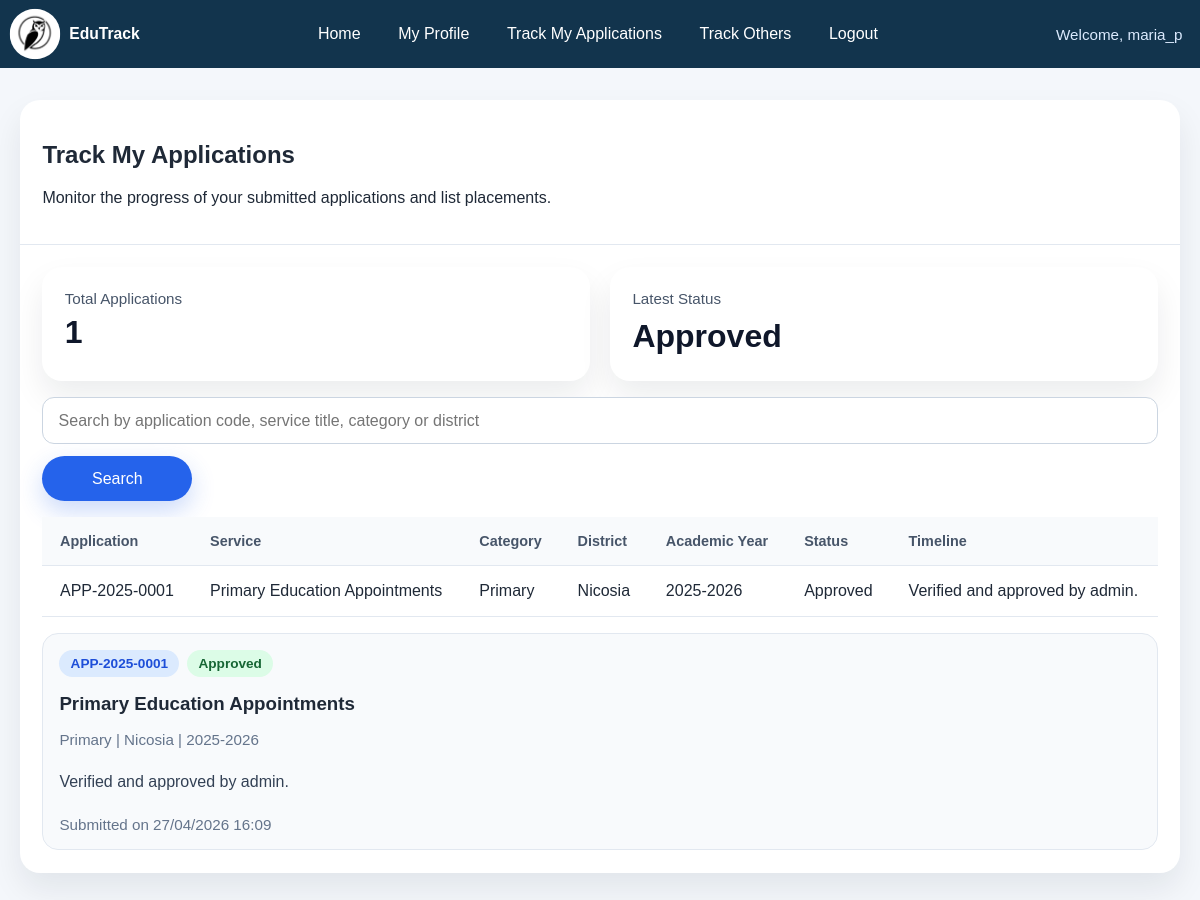
Page /modules/list.php (signed in) on the committed database.
### tables this page shows
CREATE TABLE applications (
    id INT AUTO_INCREMENT PRIMARY KEY,
    candidate_id INT NOT NULL,
    list_id INT NOT NULL,
    application_code VARCHAR(30) NOT NULL UNIQUE,
    submitted_at TIMESTAMP DEFAULT CURRENT_TIMESTAMP,
    current_status ENUM('submitted', 'under_review', 'approved', 'rejected', 'appointed') NOT NULL DEFAULT 'submitted',
    timeline_note VARCHAR(255),
    CONSTRAINT fk_applications_candidate
        FOREIGN KEY (candidate_id) REFERENCES candidates(id)
        ON DELETE CASCADE,
    CONSTRAINT fk_applications_list
        FOREIGN KEY (list_id) REFERENCES lists(id)
        ON DELETE CASCADE
);

CREATE TABLE services (
    id INT AUTO_INCREMENT PRIMARY KEY,
    service_code VARCHAR(20) NOT NULL UNIQUE,
    title VARCHAR(150) NOT NULL,
    category VARCHAR(100) NOT NULL,
    district VARCHAR(100) NOT NULL,
    description TEXT,
    created_at TIMESTAMP DEFAULT CURRENT_TIMESTAMP
);

CREATE TABLE lists (
    id INT AUTO_INCREMENT PRIMARY KEY,
    service_id INT NOT NULL,
    academic_year VARCHAR(20) NOT NULL,
    publication_date DATE NOT NULL,
    status ENUM('draft', 'published', 'archived') NOT NULL DEFAULT 'draft',
    notes TEXT,
    created_at TIMESTAMP DEFAULT CURRENT_TIMESTAMP,
    CONSTRAINT fk_lists_service
        FOREIGN KEY (service_id) REFERENCES services(id)
        ON DELETE CASCADE
);

### includes/candidate.php (called while the page is built, shortened)
<?php
require_once __DIR__ . '/db.php';
require_once __DIR__ . '/navbar.php';
function requireCandidateLogin(): int
{
    return (int) $_SESSION['user_id'];
}
function candidateApplicationsTable(PDO $pdo): ?string
{
    if (tableExists($pdo, 'applications')) {
        return 'applications';
    }
    return null;
}
function candidateHasListMetadata(PDO $pdo): bool
{
    return tableExists($pdo, 'lists') && tableExists($pdo, 'services');
}
function candidateApplicationSource(PDO $pdo): array
{
    $applicationsTable = candidateApplicationsTable($pdo);
    if ($applicationsTable !== null) {
        return [
            'table' => $applicationsTable,
            'code' => "{$applicationsTable}.application_code",
            'status' => "{$applicationsTable}.current_status",
            'note' => "{$applicationsTable}.timeline_note",
            'submitted_at' => "{$applicationsTable}.submitted_at",
            'candidate_join' => "INNER JOIN candidates ON candidates.id = {$applicationsTable}.candidate_id",
            'list_join' => "LEFT JOIN {$applicationsTable} ON {$applicationsTable}.candidate_id = candidates.id",
            'list_id' => "{$applicationsTable}.list_id",
        ];
    }
    return [
        'table' => 'list_entries',
        'code' => "CONCAT('LIST-', list_entries.list_id, '-', list_entries.candidate_id)",
        'status' => 'list_entries.status',
        'note' => "COALESCE(list_entries.remarks, '')",
        'submitted_at' => 'list_entries.created_at',
        'candidate_join' => 'INNER JOIN candidates ON candidates.id = list_entries.candidate_id',
        'list_join' => 'LEFT JOIN list_entries ON list_entries.candidate_id = candidates.id',
        'list_id' => 'list_entries.list_id',
    ];
}
function candidateApplicationMetadataSelect(PDO $pdo): string
{
    if (!candidateHasListMetadata($pdo)) {
        return "
            '' AS academic_year,
            '' AS service_title,
            '' AS category,
            '' AS district
        ";
    }
    return "
        lists.academic_year,
        services.title AS service_title,
        services.category,
        services.district
    ";
}
function candidateApplicationMetadataJoins(PDO $pdo, array $source, bool $leftJoin = false): string
{
    $joinType = $leftJoin ? 'LEFT JOIN' : 'INNER JOIN';
    return "
        {$joinType} lists ON lists.id = {$source['list_id']}
        {$joinType} services ON services.id = lists.service_id
    ";
}
function fetchCandidateApplications(PDO $pdo, int $userId, string $keyword = ''): array
{
    $source = candidateApplicationSource($pdo);
    $sql = "
        SELECT
            {$source['code']} AS application_code,
            {$source['status']} AS current_status,
            {$source['note']} AS timeline_note,
            {$source['submitted_at']} AS submitted_at,
            " . candidateApplicationMetadataSelect($pdo) . "
        FROM {$source['table']}
        {$source['candidate_join']}
        " . candidateApplicationMetadataJoins($pdo, $source) . "
        WHERE candidates.user_id = :user_id
    ";
    $params = [':user_id' => $userId];
    $sql .= " ORDER BY {$source['submitted_at']} DESC";
    $stmt = $pdo->prepare($sql);
    $stmt->execute($params);
    return $stmt->fetchAll();
}

### includes/db.php (called while the page is built, shortened)
<?php
try {
    $host = $_ENV['DB_HOST'] ?? 'localhost';
    $dbName = $_ENV['DB_NAME'] ?? '';
    $dsn = 'mysql:host=' . $host . ';dbname=' . $dbName . ';charset=utf8mb4';
    $pdo = new PDO(
        $dsn,
        $_ENV['DB_USER'] ?? '',
        $_ENV['DB_PASS'] ?? '',
        [
            PDO::ATTR_ERRMODE => PDO::ERRMODE_EXCEPTION,
            PDO::ATTR_DEFAULT_FETCH_MODE => PDO::FETCH_ASSOC,
        ]
    );
    ensureCandidateModuleSchema($pdo);
} catch (PDOException $e) {
    $dbConnectionError = 'Database connection failed. Check your .env settings and make sure MySQL is running.';
}
function ensureCandidateModuleSchema(PDO $pdo): void
{
    if (tableExists($pdo, 'candidates')) {
        $candidateColumns = [
            'phone' => 'ALTER TABLE candidates ADD COLUMN phone VARCHAR(30) NULL AFTER ranking',
            'district' => 'ALTER TABLE candidates ADD COLUMN district VARCHAR(100) NULL AFTER phone',
        ];
        foreach ($candidateColumns as $column => $sql) {
            if (!columnExists($pdo, 'candidates', $column)) {
                $pdo->exec($sql);
            }
        }
    }
    $pdo->exec(
        'CREATE TABLE IF NOT EXISTS candidate_preferences (
            id INT AUTO_INCREMENT PRIMARY KEY,
            user_id INT NOT NULL UNIQUE,
            notify_new_lists TINYINT(1) NOT NULL DEFAULT 1,
            notify_status_changes TINYINT(1) NOT NULL DEFAULT 1,
            notify_rank_updates TINYINT(1) NOT NULL DEFAULT 0,
            updated_at TIMESTAMP DEFAULT CURRENT_TIMESTAMP ON UPDATE CURRENT_TIMESTAMP,
            CONSTRAINT fk_candidate_preferences_user
                FOREIGN KEY (user_id) REFERENCES users(id)
                ON DELETE CASCADE
        )'
    );
    if (tableExists($pdo, 'candidates') && tableExists($pdo, 'lists')) {
        $pdo->exec(
            'CREATE TABLE IF NOT EXISTS applications (
                id INT AUTO_INCREMENT PRIMARY KEY,
                candidate_id INT NOT NULL,
                list_id INT NOT NULL,
                application_code VARCHAR(30) NOT NULL UNIQUE,
                submitted_at TIMESTAMP DEFAULT CURRENT_TIMESTAMP,
                current_status ENUM(\'submitted\', \'under_review\', \'approved\', \'rejected\', \'appointed\') NOT NULL DEFAULT \'submitted\',
                timeline_note VARCHAR(255),
                CONSTRAINT fk_applications_candidate
                    FOREIGN KEY (candidate_id) REFERENCES candidates(id)
                    ON DELETE CASCADE,
                CONSTRAINT fk_applications_list
                    FOREIGN KEY (list_id) REFERENCES lists(id)
                    ON DELETE CASCADE
            )'
        );
        if (tableExists($pdo, 'list_entries')) {
            $pdo->exec(
                'INSERT IGNORE INTO applications (
                    candidate_id,
                    list_id,
                    application_code,
                    submitted_at,
                    current_status,
                    timeline_note
                )
                SELECT
                    list_entries.candidate_id,
                    list_entries.list_id,
                    CONCAT(\'APP-\', LPAD(list_entries.id, 6, \'0\')),
                    list_entries.created_at,
                    CASE list_entries.status
                        WHEN \'appointed\' THEN \'appointed\'
                        WHEN \'removed\' THEN \'rejected\'
                        WHEN \'pending\' THEN \'under_review\'
                        ELSE \'submitted\'
                    END,
                    list_entries.remarks
                FROM list_entries'
            );
        }
    }
}
function tableExists(PDO $pdo, string $tableName): bool
{
    static $knownTables = [];
    if (array_key_exists($tableName, $knownTables)) {
        return $knownTables[$tableName];
    }
    $stmt = $pdo->prepare('SHOW TABLES LIKE :table_name');
    $stmt->execute([':table_name' => $tableName]);
    $knownTables[$tableName] = $stmt->fetchColumn() !== false;
    return $knownTables[$tableName];
}
function columnExists(PDO $pdo, string $tableName, string $columnName): bool
{
    static $knownColumns = [];
    $cacheKey = $tableName . '.' . $columnName;
    $stmt = $pdo->prepare(
        'SELECT COUNT(*) FROM information_schema.COLUMNS
         WHERE TABLE_SCHEMA = DATABASE() AND TABLE_NAME = :table_name AND COLUMN_NAME = :column_name'
    );
    $stmt->execute([
        ':table_name' => $tableName,
        ':column_name' => $columnName,
    ]);
    $knownColumns[$cacheKey] = (int) $stmt->fetchColumn() > 0;
    return $knownColumns[$cacheKey];
}

### modules/list.php (the view, shortened to what this page needs)
<?php
require_once '../includes/candidate.php';
$userId = requireCandidateLogin();
$keyword = trim($_GET['keyword'] ?? '');
$rows = fetchCandidateApplications($pdo, $userId, $keyword);
$statusLabels = [
    'submitted' => 'Submitted',
    'under_review' => 'Under Review',
    'approved' => 'Approved',
    'rejected' => 'Rejected',
    'appointed' => 'Appointed',
];
?>
<!DOCTYPE html>
<html lang="en">
<head>
    <link rel="stylesheet" href="../assets/css/style.css">
</head>
<body>
    <main class="admin-page">
        <section class="admin-panel">
            <div class="admin-panel__header">
                <div>
                    <h1>Track My Applications</h1>
                    <p>Monitor the progress of your submitted applications and list placements.</p>
                </div>
            </div>
            <section class="candidate-panel-body">
                <div class="admin-stats-grid candidate-stats-grid">
                    <article class="admin-stat-card">
                        <span>Total Applications</span>
                        <strong><?php echo count($rows); ?></strong>
                    </article>
                    <article class="admin-stat-card">
                        <span>Latest Status</span>
                        <strong class="admin-stat-card__compact">
                            <?php echo htmlspecialchars($statusLabels[$rows[0]['current_status'] ?? ''] ?? 'No status', ENT_QUOTES, 'UTF-8'); ?>
                        </strong>
                    </article>
                </div>
                <form class="admin-search" method="get" action="">
                    <input
                        type="text"
                        name="keyword"
                        value="<?php echo htmlspecialchars($keyword, ENT_QUOTES, 'UTF-8'); ?>"
                        placeholder="Search by application code, service title, category or district"
                    >
                    <button class="button button--primary" type="submit">Search</button>
                </form>
                <div class="admin-table-wrap">
                    <table class="admin-table">
                        <thead>
                            <tr>
                                <th>Application</th>
                                <th>Service</th>
                                <th>Category</th>
                                <th>District</th>
                                <th>Academic Year</th>
                                <th>Status</th>
                                <th>Timeline</th>
                            </tr>
                        </thead>
                        <tbody>
                            <?php foreach ($rows as $row): ?>
                                <tr>
                                    <td><?php echo htmlspecialchars($row['application_code'], ENT_QUOTES, 'UTF-8'); ?></td>
                                    <td><?php echo htmlspecialchars($row['service_title'], ENT_QUOTES, 'UTF-8'); ?></td>
                                    <td><?php echo htmlspecialchars($row['category'], ENT_QUOTES, 'UTF-8'); ?></td>
                                    <td><?php echo htmlspecialchars($row['district'], ENT_QUOTES, 'UTF-8'); ?></td>
                                    <td><?php echo htmlspecialchars($row['academic_year'], ENT_QUOTES, 'UTF-8'); ?></td>
                                    <td><?php echo htmlspecialchars($statusLabels[$row['current_status']] ?? $row['current_status'], ENT_QUOTES, 'UTF-8'); ?></td>
                                    <td><?php echo htmlspecialchars($row['timeline_note'] ?? '', ENT_QUOTES, 'UTF-8'); ?></td>
                                </tr>
                            <?php endforeach; ?>
                        </tbody>
                    </table>
                </div>
                <div class="candidate-results">
                    <?php foreach ($rows as $row): ?>
                        <article class="candidate-result-card candidate-result-card--stacked">
                            <div class="candidate-meta">
                                <span class="candidate-badge"><?php echo htmlspecialchars($row['application_code'], ENT_QUOTES, 'UTF-8'); ?></span>
                                <span class="candidate-badge candidate-badge--status"><?php echo htmlspecialchars($statusLabels[$row['current_status']] ?? $row['current_status'], ENT_QUOTES, 'UTF-8'); ?></span>
                            </div>
                            <h3><?php echo htmlspecialchars($row['service_title'], ENT_QUOTES, 'UTF-8'); ?></h3>
                            <p class="candidate-subtle">
                                <?php echo htmlspecialchars($row['category'] . ' | ' . $row['district'] . ' | ' . $row['academic_year'], ENT_QUOTES, 'UTF-8'); ?>
                            </p>
                            <p class="candidate-timeline"><?php echo htmlspecialchars($row['timeline_note'] ?: 'Your application is being monitored by the system. Updates will appear here as the status changes.', ENT_QUOTES, 'UTF-8'); ?></p>
                            <p class="candidate-subtle">
                                Submitted on <?php echo htmlspecialchars(date('d/m/Y H:i', strtotime($row['submitted_at'])), ENT_QUOTES, 'UTF-8'); ?>
                            </p>
                        </article>
                    <?php endforeach; ?>
                </div>
            </section>
        </section>
    </main>
</body>
</html>

### rows in the picture
applications: current_status "Approved", application_code "APP-2025-0001", services.title "Primary Education Appointments", services.category "Primary", services.district "Nicosia", list.academic_year "2025-2026", timeline_note "Verified and approved by admin.", services.category+district "Primary | Nicosia | 2025-2026", submitted_at "27/04/2026 16:09"

### other values in the picture
$link['label'] "Home"
$link['label'] "My Profile"
$link['label'] "Track My Applications"
$link['label'] "Track Others"
$link['label'] "Logout"
$username "maria_p"
count($rows) "1"
